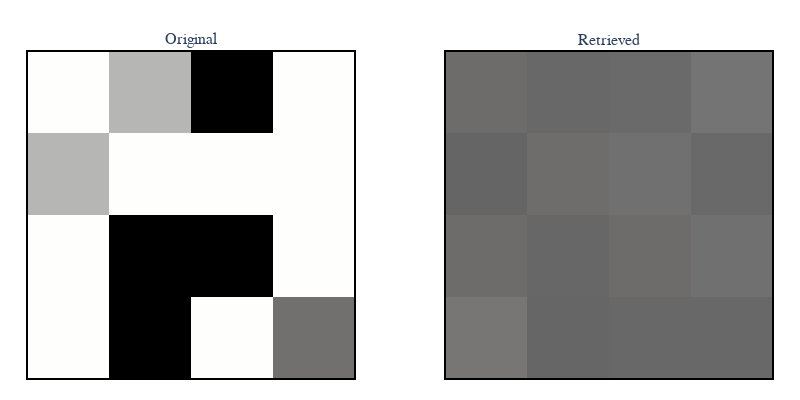

This figure's notebook cell:
### Markdown cell above
## Image comparison

### Code cell
def plot_side_by_side(
    image1: np.ndarray, 
    image2: np.ndarray,
    titles: tuple,
    height=400, width=800
) -> go.Figure:
    fig = make_subplots(rows=1, cols=2, subplot_titles=titles)

    fig.add_trace(
        go.Heatmap(z=image1, colorscale="gray", showscale=False, zmin=0, zmax=255),
        row=1, col=1
    )
    fig.add_trace(
        go.Heatmap(z=image2, colorscale="gray", showscale=False, zmin=0, zmax=255),
        row=1, col=2
    )

    fig.update_layout(
        height=height,
        width=width,
        margin=dict(t=50, l=20, r=20, b=20),

        # Hide ticks globally
        xaxis=dict(showticklabels=False, showgrid=False, zeroline=False),
        yaxis=dict(showticklabels=False, showgrid=False, zeroline=False),
        xaxis2=dict(showticklabels=False, showgrid=False, zeroline=False),
        yaxis2=dict(showticklabels=False, showgrid=False, zeroline=False),

        # Force square pixels
        yaxis_scaleanchor="x",
        yaxis2_scaleanchor="x2",

        # Draw boxes around images
        shapes=[
            dict(
                type="rect",
                xref="x", yref="y",
                x0=-0.5, y0=-0.5,
                x1=image1.shape[1]-0.5,
                y1=image1.shape[0]-0.5,
                line=dict(color="black", width=2),
            ),
            dict(
                type="rect",
                xref="x2", yref="y2",
                x0=-0.5, y0=-0.5,
                x1=image2.shape[1]-0.5,
                y1=image2.shape[0]-0.5,
                line=dict(color="black", width=2),
            ),
        ],
    )

    return fig

fig = plot_side_by_side(
    image1=image,
    image2=retrieved_image,
    titles=("Original", "Retrieved")
)
fig.show()
fig.write_image("../experiments/results/plots/execute_frqi_retrieved_image.pdf")

### Figure 1 — Plotly figure (JSON) as saved in the notebook; plotly's stock layout.template omitted (floating-point values rounded to 4 significant figures)
{"data": [{"colorscale": [[0, "rgb(0, 0, 0)"], [0.09091, "rgb(16, 16, 16)"], [0.1818, "rgb(38, 38, 38)"], [0.2727, "rgb(59, 59, 59)"], [0.3636, "rgb(81, 80, 80)"], [0.4545, "rgb(102, 101, 101)"], [0.5455, "rgb(124, 123, 122)"], [0.6364, "rgb(146, 146, 145)"], [0.7273, "rgb(171, 171, 170)"], [0.8182, "rgb(197, 197, 195)"], [0.9091, "rgb(224, 224, 223)"], [1, "rgb(254, 254, 253)"]], "showscale": false, "type": "heatmap", "xaxis": "x", "yaxis": "y", "z": [[255, 0, 255, 127], [255, 0, 0, 255], [195, 255, 255, 255], [255, 195, 0, 255]], "zmax": 255, "zmin": 0}, {"colorscale": [[0, "rgb(0, 0, 0)"], [0.09091, "rgb(16, 16, 16)"], [0.1818, "rgb(38, 38, 38)"], [0.2727, "rgb(59, 59, 59)"], [0.3636, "rgb(81, 80, 80)"], [0.4545, "rgb(102, 101, 101)"], [0.5455, "rgb(124, 123, 122)"], [0.6364, "rgb(146, 146, 145)"], [0.7273, "rgb(171, 171, 170)"], [0.8182, "rgb(197, 197, 195)"], [0.9091, "rgb(224, 224, 223)"], [1, "rgb(254, 254, 253)"]], "showscale": false, "type": "heatmap", "xaxis": "x2", "yaxis": "y2", "z": [[134, 117, 119, 119], [123, 118, 123, 128], [116, 124, 128, 120], [123, 119, 121, 132]], "zmax": 255, "zmin": 0}], "layout": {"annotations": [{"font": {"size": 16}, "showarrow": false, "text": "Original", "x": 0.225, "xanchor": "center", "xref": "paper", "y": 1, "yanchor": "bottom", "yref": "paper"}, {"font": {"size": 16}, "showarrow": false, "text": "Retrieved", "x": 0.775, "xanchor": "center", "xref": "paper", "y": 1, "yanchor": "bottom", "yref": "paper"}], "height": 400, "margin": {"b": 20, "l": 20, "r": 20, "t": 50}, "shapes": [{"line": {"color": "black", "width": 2}, "type": "rect", "x0": -0.5, "x1": 3.5, "xref": "x", "y0": -0.5, "y1": 3.5, "yref": "y"}, {"line": {"color": "black", "width": 2}, "type": "rect", "x0": -0.5, "x1": 3.5, "xref": "x2", "y0": -0.5, "y1": 3.5, "yref": "y2"}], "width": 800, "xaxis": {"anchor": "y", "domain": [0, 0.45], "showgrid": false, "showticklabels": false, "zeroline": false}, "xaxis2": {"anchor": "y2", "domain": [0.55, 1], "showgrid": false, "showticklabels": false, "zeroline": false}, "yaxis": {"anchor": "x", "domain": [0, 1], "scaleanchor": "x", "showgrid": false, "showticklabels": false, "zeroline": false}, "yaxis2": {"anchor": "x2", "domain": [0, 1], "scaleanchor": "x2", "showgrid": false, "showticklabels": false, "zeroline": false}}}
